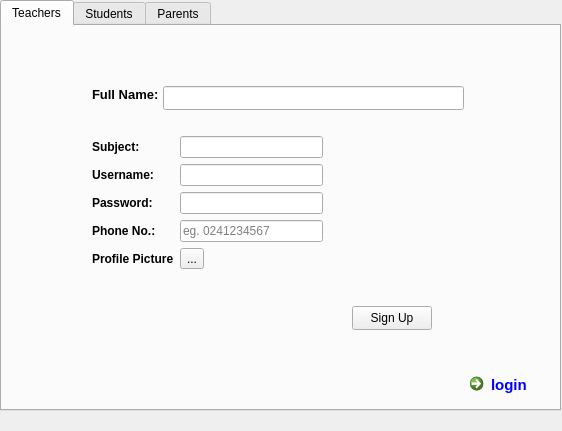
<?xml version="1.0" encoding="UTF-8"?>
<ui version="4.0">
 <class>regist</class>
 <widget class="QMainWindow" name="regist">
  <property name="geometry">
   <rect>
    <x>0</x>
    <y>0</y>
    <width>562</width>
    <height>431</height>
   </rect>
  </property>
  <property name="minimumSize">
   <size>
    <width>562</width>
    <height>431</height>
   </size>
  </property>
  <property name="maximumSize">
   <size>
    <width>562</width>
    <height>431</height>
   </size>
  </property>
  <property name="windowTitle">
   <string>MainWindow</string>
  </property>
  <widget class="QWidget" name="centralwidget">
   <widget class="QTabWidget" name="register_tab">
    <property name="geometry">
     <rect>
      <x>0</x>
      <y>0</y>
      <width>561</width>
      <height>411</height>
     </rect>
    </property>
    <property name="currentIndex">
     <number>0</number>
    </property>
    <widget class="QWidget" name="r_tabTeachers">
     <attribute name="title">
      <string>Teachers</string>
     </attribute>
     <widget class="QLabel" name="label">
      <property name="geometry">
       <rect>
        <x>90</x>
        <y>60</y>
        <width>67</width>
        <height>17</height>
       </rect>
      </property>
      <property name="font">
       <font>
        <pointsize>10</pointsize>
        <bold>true</bold>
       </font>
      </property>
      <property name="text">
       <string>Full Name:</string>
      </property>
     </widget>
     <widget class="QLineEdit" name="tFullname">
      <property name="geometry">
       <rect>
        <x>161</x>
        <y>60</y>
        <width>301</width>
        <height>24</height>
       </rect>
      </property>
     </widget>
     <widget class="QWidget" name="formLayoutWidget">
      <property name="geometry">
       <rect>
        <x>90</x>
        <y>110</y>
        <width>231</width>
        <height>161</height>
       </rect>
      </property>
      <layout class="QFormLayout" name="formLayout">
       <item row="0" column="0">
        <widget class="QLabel" name="label_2">
         <property name="font">
          <font>
           <bold>true</bold>
          </font>
         </property>
         <property name="text">
          <string>Subject:</string>
         </property>
        </widget>
       </item>
       <item row="0" column="1">
        <widget class="QLineEdit" name="tSubject"/>
       </item>
       <item row="1" column="0">
        <widget class="QLabel" name="label_4">
         <property name="font">
          <font>
           <bold>true</bold>
          </font>
         </property>
         <property name="text">
          <string>Username: </string>
         </property>
        </widget>
       </item>
       <item row="1" column="1">
        <widget class="QLineEdit" name="tUsername"/>
       </item>
       <item row="2" column="0">
        <widget class="QLabel" name="label_5">
         <property name="font">
          <font>
           <bold>true</bold>
          </font>
         </property>
         <property name="text">
          <string>Password:</string>
         </property>
        </widget>
       </item>
       <item row="2" column="1">
        <widget class="QLineEdit" name="tPassword"/>
       </item>
       <item row="3" column="0">
        <widget class="QLabel" name="label_8">
         <property name="font">
          <font>
           <bold>true</bold>
          </font>
         </property>
         <property name="text">
          <string>Phone No.:</string>
         </property>
        </widget>
       </item>
       <item row="3" column="1">
        <widget class="QLineEdit" name="tPhone">
         <property name="inputMethodHints">
          <set>Qt::ImhDigitsOnly|Qt::ImhPreferNumbers</set>
         </property>
         <property name="placeholderText">
          <string notr="true">eg. 0241234567</string>
         </property>
        </widget>
       </item>
       <item row="4" column="0">
        <widget class="QLabel" name="label_7">
         <property name="font">
          <font>
           <bold>true</bold>
          </font>
         </property>
         <property name="text">
          <string>Profile Picture</string>
         </property>
        </widget>
       </item>
       <item row="4" column="1">
        <widget class="QToolButton" name="tPic">
         <property name="text">
          <string>...</string>
         </property>
        </widget>
       </item>
      </layout>
     </widget>
     <widget class="QPushButton" name="tSignup">
      <property name="geometry">
       <rect>
        <x>350</x>
        <y>280</y>
        <width>80</width>
        <height>24</height>
       </rect>
      </property>
      <property name="text">
       <string>Sign Up</string>
      </property>
     </widget>
     <widget class="QLabel" name="dbChecker">
      <property name="geometry">
       <rect>
        <x>20</x>
        <y>330</y>
        <width>521</width>
        <height>16</height>
       </rect>
      </property>
      <property name="styleSheet">
       <string notr="true">color: rgb(255, 0, 0);</string>
      </property>
      <property name="text">
       <string/>
      </property>
     </widget>
     <widget class="QCommandLinkButton" name="commandLinkButton">
      <property name="geometry">
       <rect>
        <x>460</x>
        <y>340</y>
        <width>168</width>
        <height>41</height>
       </rect>
      </property>
      <property name="font">
       <font>
        <pointsize>11</pointsize>
       </font>
      </property>
      <property name="styleSheet">
       <string notr="true">color: rgb(0, 0, 255);</string>
      </property>
      <property name="text">
       <string>login</string>
      </property>
     </widget>
    </widget>
    <widget class="QWidget" name="r_tabStudents">
     <attribute name="title">
      <string>Students</string>
     </attribute>
     <widget class="QWidget" name="formLayoutWidget_3">
      <property name="geometry">
       <rect>
        <x>90</x>
        <y>110</y>
        <width>231</width>
        <height>131</height>
       </rect>
      </property>
      <layout class="QFormLayout" name="formLayout_3">
       <item row="0" column="0">
        <widget class="QLabel" name="label_12">
         <property name="font">
          <font>
           <bold>true</bold>
          </font>
         </property>
         <property name="text">
          <string>Age:</string>
         </property>
        </widget>
       </item>
       <item row="0" column="1">
        <widget class="QLineEdit" name="sAge"/>
       </item>
       <item row="1" column="0">
        <widget class="QLabel" name="label_13">
         <property name="font">
          <font>
           <bold>true</bold>
          </font>
         </property>
         <property name="text">
          <string>Username: </string>
         </property>
        </widget>
       </item>
       <item row="1" column="1">
        <widget class="QLineEdit" name="sUsername"/>
       </item>
       <item row="2" column="0">
        <widget class="QLabel" name="label_14">
         <property name="font">
          <font>
           <bold>true</bold>
          </font>
         </property>
         <property name="text">
          <string>Password:</string>
         </property>
        </widget>
       </item>
       <item row="2" column="1">
        <widget class="QLineEdit" name="sPassword"/>
       </item>
       <item row="3" column="0">
        <widget class="QLabel" name="label_6">
         <property name="font">
          <font>
           <bold>true</bold>
          </font>
         </property>
         <property name="text">
          <string>Profile Picture</string>
         </property>
        </widget>
       </item>
       <item row="3" column="1">
        <widget class="QToolButton" name="sPic">
         <property name="text">
          <string>...</string>
         </property>
        </widget>
       </item>
      </layout>
     </widget>
     <widget class="QLabel" name="label_15">
      <property name="geometry">
       <rect>
        <x>90</x>
        <y>60</y>
        <width>67</width>
        <height>17</height>
       </rect>
      </property>
      <property name="font">
       <font>
        <pointsize>10</pointsize>
        <bold>true</bold>
       </font>
      </property>
      <property name="text">
       <string>Full Name:</string>
      </property>
     </widget>
     <widget class="QLineEdit" name="sFullname">
      <property name="geometry">
       <rect>
        <x>161</x>
        <y>60</y>
        <width>301</width>
        <height>24</height>
       </rect>
      </property>
     </widget>
     <widget class="QPushButton" name="sSignup">
      <property name="geometry">
       <rect>
        <x>340</x>
        <y>250</y>
        <width>80</width>
        <height>24</height>
       </rect>
      </property>
      <property name="text">
       <string>Sign Up</string>
      </property>
     </widget>
     <widget class="QLabel" name="dbChecker_2">
      <property name="geometry">
       <rect>
        <x>20</x>
        <y>330</y>
        <width>471</width>
        <height>16</height>
       </rect>
      </property>
      <property name="styleSheet">
       <string notr="true">color: rgb(255, 0, 0);</string>
      </property>
      <property name="text">
       <string/>
      </property>
     </widget>
     <widget class="QCommandLinkButton" name="commandLinkButton_2">
      <property name="geometry">
       <rect>
        <x>460</x>
        <y>340</y>
        <width>168</width>
        <height>41</height>
       </rect>
      </property>
      <property name="font">
       <font>
        <pointsize>11</pointsize>
       </font>
      </property>
      <property name="styleSheet">
       <string notr="true">color: rgb(0, 0, 255);</string>
      </property>
      <property name="text">
       <string>login</string>
      </property>
     </widget>
    </widget>
    <widget class="QWidget" name="r_tabParents">
     <attribute name="title">
      <string>Parents</string>
     </attribute>
     <widget class="QWidget" name="formLayoutWidget_4">
      <property name="geometry">
       <rect>
        <x>90</x>
        <y>110</y>
        <width>231</width>
        <height>116</height>
       </rect>
      </property>
      <layout class="QFormLayout" name="formLayout_4">
       <item row="0" column="0">
        <widget class="QLabel" name="label_16">
         <property name="font">
          <font>
           <bold>true</bold>
          </font>
         </property>
         <property name="text">
          <string>Childs ID:</string>
         </property>
        </widget>
       </item>
       <item row="0" column="1">
        <widget class="QLineEdit" name="pCID">
         <property name="placeholderText">
          <string>eg. S0001</string>
         </property>
        </widget>
       </item>
       <item row="1" column="0">
        <widget class="QLabel" name="label_18">
         <property name="font">
          <font>
           <bold>true</bold>
          </font>
         </property>
         <property name="text">
          <string>Username: </string>
         </property>
        </widget>
       </item>
       <item row="1" column="1">
        <widget class="QLineEdit" name="pUsername"/>
       </item>
       <item row="2" column="0">
        <widget class="QLabel" name="label_19">
         <property name="font">
          <font>
           <bold>true</bold>
          </font>
         </property>
         <property name="text">
          <string>Password:</string>
         </property>
        </widget>
       </item>
       <item row="2" column="1">
        <widget class="QLineEdit" name="pPassword"/>
       </item>
      </layout>
     </widget>
     <widget class="QLabel" name="label_20">
      <property name="geometry">
       <rect>
        <x>90</x>
        <y>60</y>
        <width>67</width>
        <height>17</height>
       </rect>
      </property>
      <property name="font">
       <font>
        <pointsize>10</pointsize>
        <bold>true</bold>
       </font>
      </property>
      <property name="text">
       <string>Full Name:</string>
      </property>
     </widget>
     <widget class="QLineEdit" name="pFullname">
      <property name="geometry">
       <rect>
        <x>161</x>
        <y>60</y>
        <width>301</width>
        <height>24</height>
       </rect>
      </property>
     </widget>
     <widget class="QPushButton" name="pSignup">
      <property name="geometry">
       <rect>
        <x>340</x>
        <y>250</y>
        <width>80</width>
        <height>24</height>
       </rect>
      </property>
      <property name="text">
       <string>Sign Up</string>
      </property>
     </widget>
     <widget class="QLabel" name="dbChecker_3">
      <property name="geometry">
       <rect>
        <x>20</x>
        <y>330</y>
        <width>501</width>
        <height>16</height>
       </rect>
      </property>
      <property name="styleSheet">
       <string notr="true">color: rgb(255, 0, 0);</string>
      </property>
      <property name="text">
       <string/>
      </property>
     </widget>
     <widget class="QCommandLinkButton" name="commandLinkButton_3">
      <property name="geometry">
       <rect>
        <x>460</x>
        <y>340</y>
        <width>168</width>
        <height>41</height>
       </rect>
      </property>
      <property name="font">
       <font>
        <pointsize>11</pointsize>
       </font>
      </property>
      <property name="styleSheet">
       <string notr="true">color: rgb(0, 0, 255);</string>
      </property>
      <property name="text">
       <string>login</string>
      </property>
     </widget>
    </widget>
   </widget>
  </widget>
  <widget class="QMenuBar" name="menubar">
   <property name="geometry">
    <rect>
     <x>0</x>
     <y>0</y>
     <width>562</width>
     <height>21</height>
    </rect>
   </property>
  </widget>
 </widget>
 <resources/>
 <connections/>
</ui>
